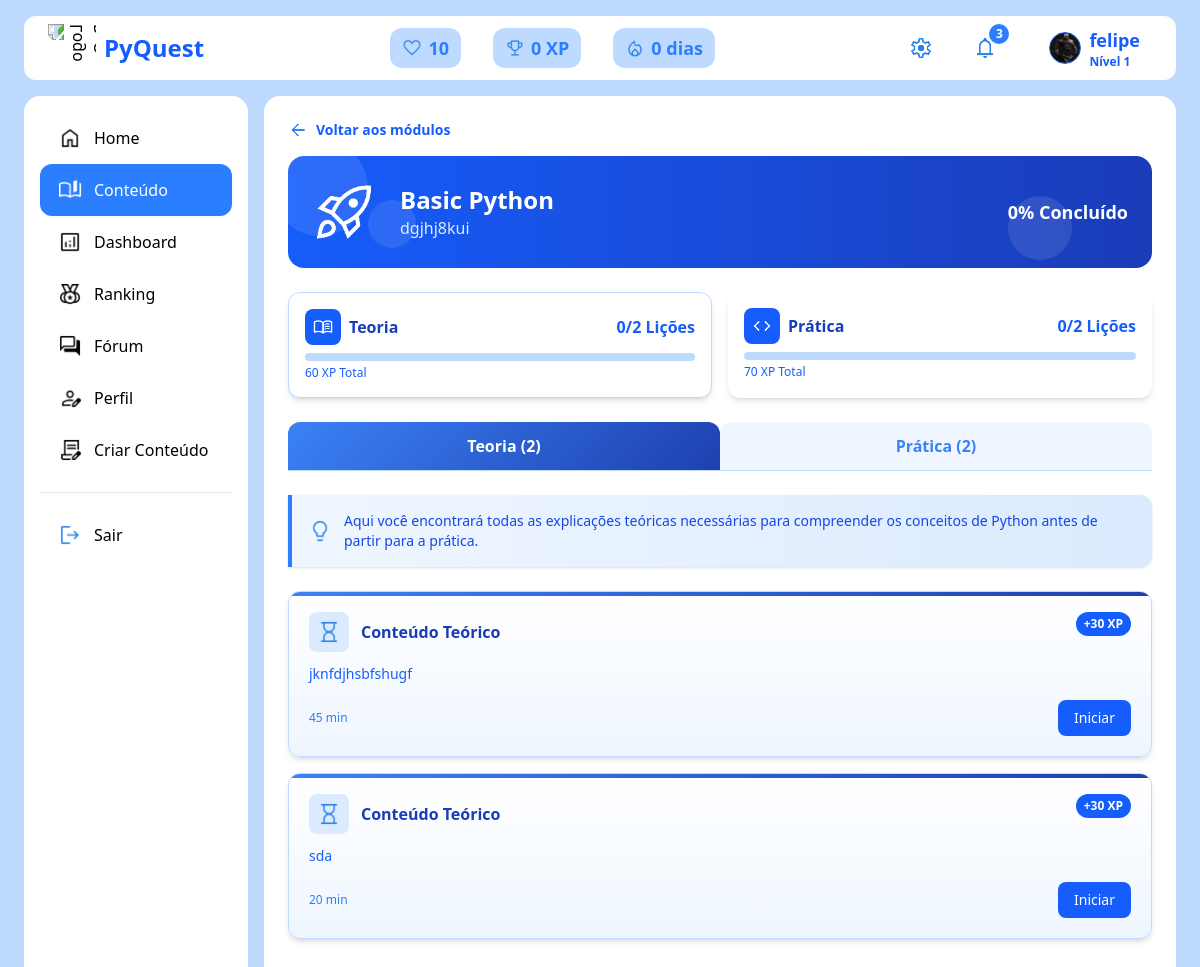
The app's page /tarefas/?modulo_id=17 (signed in), older data.
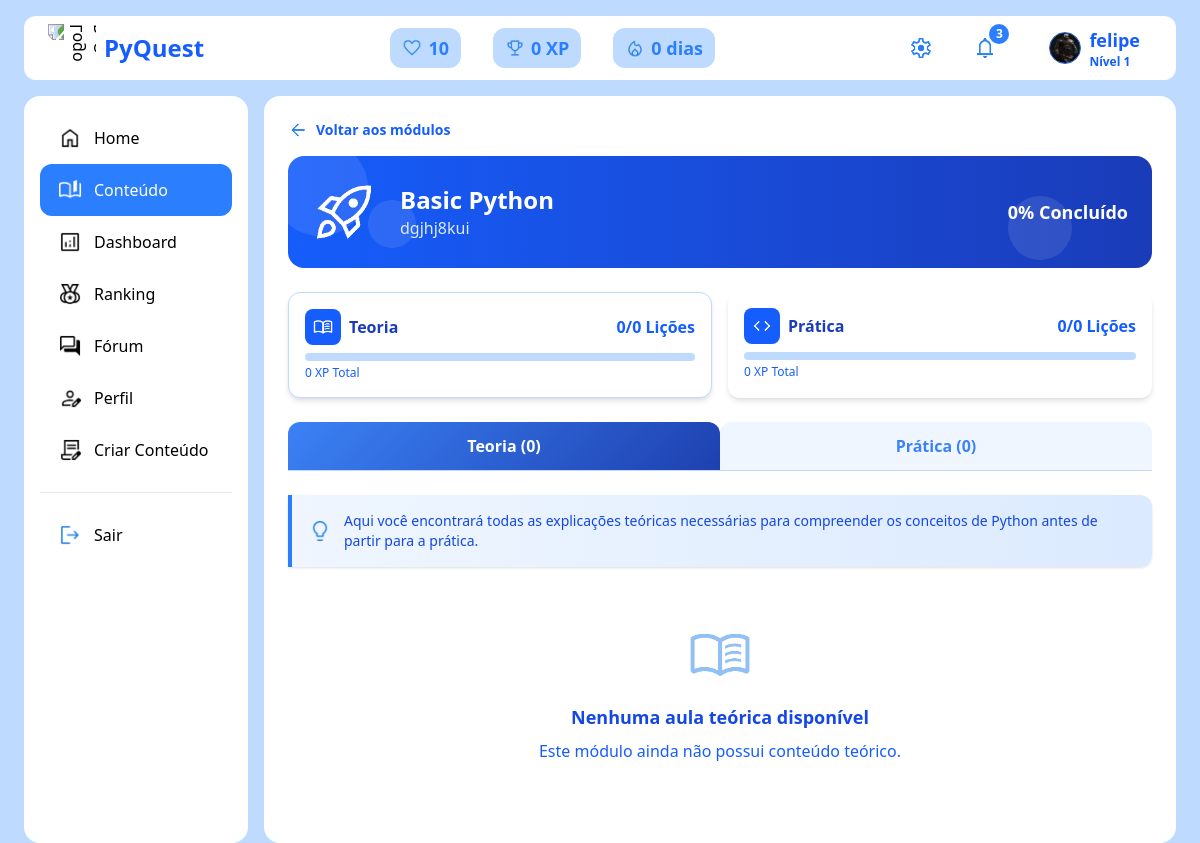
The same page, newer data.
### Pyquest/models.py (models this page shows, shortened)
class Aula(models.Model):
    modulo = models.ForeignKey(Modulo, on_delete=models.CASCADE, related_name="aulas")
    titulo_aula = models.CharField(max_length=255, verbose_name="Título da Aula")
    titulo_tarefa = models.CharField(max_length=255, blank=True, null=True, verbose_name="Título da Tarefa")
    descricao_breve = models.TextField(blank=True, null=True, verbose_name="Descrição Breve")
    titulo_teoria = models.CharField(max_length=255, default="Conteúdo Teórico", verbose_name="Título do Conteúdo Teórico")
    titulo_pratica = models.CharField(max_length=255, default="Exercícios Práticos", verbose_name="Título do Conteúdo Prático")
    conteudo_pratico = models.TextField(
        default="Lista de exercícios para praticar os conceitos aprendidos.",
        verbose_name="Descrição da Lista de Exercícios"
    )
    tempo_teoria = models.IntegerField(default=30, verbose_name="Tempo Estimado para Teoria (minutos)")
    tempo_pratica = models.IntegerField(default=15, verbose_name="Tempo Estimado para Prática (minutos)")
    tempo_total = models.IntegerField(default=45, verbose_name="Tempo Total Estimado (minutos)")
    xp_teoria = models.IntegerField(default=30, verbose_name="XP por Concluir Teoria")
    xp_pratica = models.IntegerField(default=0, verbose_name="XP Total das Questões Práticas")
    ordem = models.IntegerField()
    ativo = models.BooleanField(default=True)
    data_atualizacao = models.DateTimeField(auto_now=True)
    data_criacao = models.DateTimeField(default=timezone.now)
    criado_por = models.ForeignKey(
        settings.AUTH_USER_MODEL,
        on_delete=models.CASCADE,
    )
    tem_teoria = models.BooleanField(default=True)
    tem_exercicios = models.BooleanField(default=True)
    class Meta:
        ordering = ['ordem']

### Pyquest/views.py (the view)
# urls.py: path('tarefas/', views.tarefas, name='tarefas'),
@login_required
def tarefas(request):
    modulo_id = request.GET.get('modulo_id')
    if not modulo_id:
        messages.error(request, "Módulo não especificado.")
        return redirect('conteudo')
    try:
        modulo = Modulo.objects.select_related('capitulo').get(id=modulo_id, ativo=True)
        aulas = Aula.objects.filter(
            modulo=modulo,
            ativo=True
        ).prefetch_related(
            'topicos',
            'questoes',
            'aulaconcluida_set'
        ).order_by('ordem')
        aulas_com_dados = []
        total_xp_teoria = 0
        total_xp_pratica = 0
        total_aulas_concluidas_teoria = 0
        total_aulas_concluidas_pratica = 0
        for aula in aulas:
            aula_concluida_teoria = False
            aula_concluida_pratica = False
            conclusao = AulaConcluida.objects.filter(
                usuario=request.user,
                aula=aula
            ).first()
            if conclusao:
                aula_concluida_teoria = conclusao.teoria_concluida
                aula_concluida_pratica = conclusao.pratica_concluida
            total_topicos = aula.topicos.count()
            total_questoes = aula.questoes.count()
            xp_teoria = aula.xp_teoria or 0
            xp_pratica = aula.xp_pratica or 0
            total_xp_teoria += xp_teoria
            total_xp_pratica += xp_pratica
            if aula_concluida_teoria and total_topicos > 0:
                total_aulas_concluidas_teoria += 1
            if aula_concluida_pratica and total_questoes > 0:
                total_aulas_concluidas_pratica += 1
            aulas_com_dados.append({
                'aula': aula,
                'concluida_teoria': aula_concluida_teoria,  # MUDOU AQUI
                'concluida_pratica': aula_concluida_pratica,  # MUDOU AQUI
                'total_topicos': total_topicos,
                'total_questoes': total_questoes,
                'xp_teoria': xp_teoria,
                'xp_pratica': xp_pratica,
                'tempo_teoria': aula.tempo_teoria or 0,
                'tempo_pratica': aula.tempo_pratica or 0,
            })
        total_aulas_teoria = len([a for a in aulas_com_dados if a['total_topicos'] > 0])
        total_aulas_pratica = len([a for a in aulas_com_dados if a['total_questoes'] > 0])
        progresso_teoria = int((total_aulas_concluidas_teoria / total_aulas_teoria * 100)) if total_aulas_teoria > 0 else 0
        progresso_pratica = int((total_aulas_concluidas_pratica / total_aulas_pratica * 100)) if total_aulas_pratica > 0 else 0
        total_aulas_geral = len(aulas_com_dados)
        total_aulas_concluidas_geral = len([a for a in aulas_com_dados if a['concluida_teoria'] and a['concluida_pratica']])  # MUDOU AQUI
        progresso_geral = int((total_aulas_concluidas_geral / total_aulas_geral * 100)) if total_aulas_geral > 0 else 0
        context = {
            'modulo': modulo,
            'aulas_com_dados': aulas_com_dados,
            'total_aulas_teoria': total_aulas_teoria,
            'total_aulas_pratica': total_aulas_pratica,
            'total_aulas_concluidas_teoria': total_aulas_concluidas_teoria,
            'total_aulas_concluidas_pratica': total_aulas_concluidas_pratica,
            'progresso_teoria': progresso_teoria,
            'progresso_pratica': progresso_pratica,
            'progresso_geral': progresso_geral,
            'total_xp_teoria': total_xp_teoria,
            'total_xp_pratica': total_xp_pratica,
            'total_xp_geral': total_xp_teoria + total_xp_pratica,
        }
        return render(request, "Pyquest/tarefas.html", context)
    except Modulo.DoesNotExist:
        messages.error(request, "Módulo não encontrado.")
        return redirect('conteudo')

### Pyquest/context_processors.py (called while the page is built)
def perfil_context(request):
    if request.user.is_authenticated:
        perfil, created = Perfil.objects.get_or_create(user=request.user)
        return {'perfil': perfil}
    return {}

### Pyquest/templates/Pyquest/tarefas.html (shortened to what the changed rows need)
{% extends "base.html" %}
{% load static %}
{% block content %}
<div class="space-y-6">
  <div class="bg-gradient-to-r from-blue-600 to-blue-800 text-white p-6 rounded-2xl flex flex-col md:flex-row justify-between items-center relative overflow-hidden">
    <div class="flex items-center gap-6 z-10">
      <div>
        <h2 class="text-2xl font-bold">{{ modulo.titulo }}</h2>
      </div>
    </div>
  </div>
  <div class="grid md:grid-cols-2 gap-4">
    <div class="bg-white border border-blue-200 rounded-xl p-4 shadow-md card-hover">
      <div class="flex justify-between items-center mb-2">
        <div class="flex items-center gap-2">
          <div class="bg-blue-600 p-2 rounded-lg">
          </div>
          <span class="font-semibold text-blue-800">Teoria</span>
        </div>
        <span class="text-blue-600 font-bold">{{ total_aulas_concluidas_teoria }}/{{ total_aulas_teoria }} Lições</span>
      </div>
      <div class="w-full h-2 bg-blue-200 rounded-full">
      </div>
      <div class="text-xs text-blue-600 mt-1">{{ total_xp_teoria }} XP Total</div>
    </div>
    <div class="bg-white border-blue-200 rounded-xl p-4 shadow-md card-hover">
      <div class="flex justify-between items-center mb-2">
        <div class="flex items-center gap-2">
          <div class="bg-blue-600 p-2 rounded-lg">
          </div>
          <span class="font-semibold text-blue-800">Prática</span>
        </div>
        <span class="text-blue-600 font-bold">{{ total_aulas_concluidas_pratica }}/{{ total_aulas_pratica }} Lições</span>
      </div>
      <div class="w-full h-2 bg-blue-200 rounded-full">
      </div>
      <div class="text-xs text-blue-600 mt-1">{{ total_xp_pratica }} XP Total</div>
    </div>
  </div>
  <div class="flex border-b border-blue-200 mt-4">
    <button id="tab-teoria" class="flex-1 py-3 font-semibold tab-active rounded-t-xl transition-colors">
      Teoria ({{ total_aulas_teoria }})
    </button>
    <button id="tab-pratica" class="flex-1 py-3 font-semibold tab-inactive rounded-t-xl transition-colors">
      Prática ({{ total_aulas_pratica }})
    </button>
  </div>
  <div id="conteudo-teoria" class="space-y-4 mt-4">
    {% for aula_data in aulas_com_dados %}
      {% if aula_data.total_topicos > 0 %}
      <div class="module-card bg-gradient-to-b from-white to-blue-50 border border-blue-200 rounded-xl p-5 shadow-md">
        <div class="flex justify-between items-start mb-3">
          <div class="flex items-center gap-3">
            <div class="bg-blue-100 p-2 rounded-lg">
              {% if aula_data.concluida_teoria %}
              <img src="{% static 'imagem/check_small_100dp_2682EA_FILL0_wght400_GRAD0_opsz48.png' %}" alt="Concluído" class="w-6 h-6">
              {% else %}
              <img src="{% static 'imagem/hourglass_100dp_2682EA_FILL0_wght400_GRAD0_opsz48.png' %}" alt="Em progresso" class="w-6 h-6">
              {% endif %}
            </div>
            <h3 class="font-semibold text-blue-800">{{ aula_data.aula.titulo_teoria|default:aula_data.aula.titulo_aula }}</h3>
          </div>
          <div class="bg-blue-600 text-white text-xs font-bold px-2 py-1 rounded-full">+{{ aula_data.xp_teoria }} XP</div>
        </div>
        {% if aula_data.aula.descricao_breve %}
        <p class="text-blue-600 text-sm mb-4">{{ aula_data.aula.descricao_breve }}</p>
        {% else %}
        <p class="text-blue-600 text-sm mb-4">Aprenda os conceitos fundamentais de {{ aula_data.aula.titulo_aula }} através de explicações detalhadas e exemplos práticos.</p>
        {% endif %}
        <div class="flex justify-between items-center">
          <span class="text-blue-500 text-xs">{{ aula_data.tempo_teoria }} min</span>
          <a href="{% url 'teoria' %}?aula_id={{ aula_data.aula.id }}">
            <button class="px-4 py-2 bg-blue-600 text-white rounded-lg text-sm hover:bg-blue-700 transition-colors">
              {% if aula_data.concluida_teoria %}Revisar{% else %}Iniciar{% endif %}
            </button>
          </a>
        </div>
      </div>
      {% endif %}
    {% empty %}
    <div class="text-center py-8">
      <img src="{% static 'imagem/menu_book_100dp_2682EA_FILL0_wght400_GRAD0_opsz48.png' %}" alt="Sem teoria" class="w-16 h-16 mx-auto mb-4 opacity-50">
      <h3 class="text-lg font-bold text-blue-700 mb-2">Nenhuma aula teórica disponível</h3>
      <p class="text-blue-600">Este módulo ainda não possui conteúdo teórico.</p>
    </div>
    {% endfor %}
  </div>
</div>
{% endblock %}

Row changes from the older to the newer data that the page shows:
removed Aula: aula.titulo_teoria "Conteúdo Teórico", xp_teoria "30", aula.descricao_breve "jknfdjhsbfshugf", tempo_teoria "45"
removed Aula: aula.titulo_teoria "Conteúdo Teórico", xp_teoria "30", aula.descricao_breve "sda", tempo_teoria "20"
Text that changed along with them:
{{ total_aulas_teoria }}: "2" → "0"
{{ total_xp_teoria }}: "60" → "0"
{{ total_aulas_pratica }}: "2" → "0"
{{ total_xp_pratica }}: "70" → "0"
text now shown: "Nenhuma aula teórica disponível Este módulo ainda não possui conteúdo teórico."
